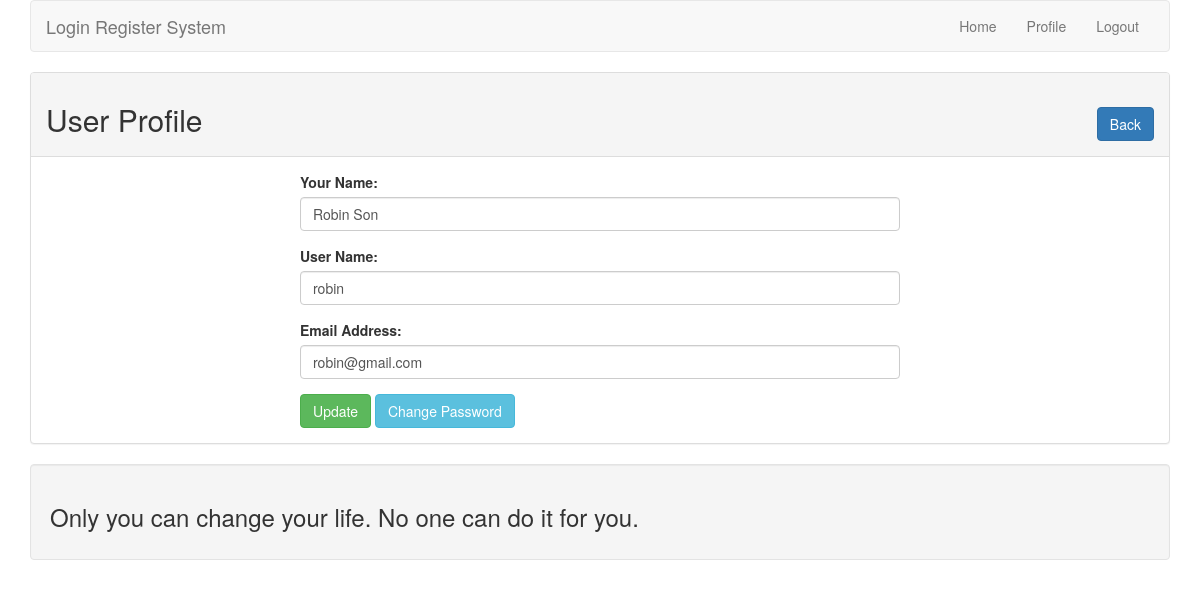
The app's page /lr/profile.php?id=1 (signed in) with its own data.
### tables this page shows
CREATE TABLE `tbl_user` (
  `id` int(11) NOT NULL,
  `name` varchar(255) NOT NULL,
  `username` varchar(255) NOT NULL,
  `email` varchar(255) NOT NULL,
  `password` varchar(255) NOT NULL
);

### lr/lib/User.php (called while the page is built, shortened)
<?php
	include_once 'Session.php';
	include 'Database.php';
class User{
	private $db;
	public function __construct(){
			$this->db = new Database;
	}
	public function getUserById($id){
		$sql = "SELECT * FROM tbl_user WHERE id = :id LIMIT 1 ";
		$query = $this->db->pdo->prepare($sql);
		$query->bindValue(':id',$id);
		$query->execute();
		$result = $query->fetch(PDO::FETCH_OBJ);
		return $result;
	}
}
?>

### lr/lib/Database.php (called while the page is built)
<?php
class Database{
		private $hostdb = "localhost";
		private $userdb = "root";
		private $passdb = "";
		private $namedb = "db_lr";
		public $pdo;
		public function __construct(){
			if (!isset($this->pdo)) {
				try{
					$link = new PDO("mysql:host=".$this->hostdb."; dbname=".$this->namedb,$this->userdb,
						$this->passdb);
					$link->setAttribute(PDO::ATTR_ERRMODE, PDO::ERRMODE_EXCEPTION);
					$link->exec("SET CHARACTER SET utf8");
					$this->pdo = $link;
				}catch(PDOException $e){
					die("Fail to connect with Database".$e->getMessage());
				}
			}
		}
}
?>

### lr/lib/Session.php (called while the page is built, shortened)
<?php
class Session{
	public static function get($key){
		if (isset($_SESSION[$key])) {
			return $_SESSION[$key];
		}else{
			return false;
		}
	}
}
?>

### lr/profile.php (the view, shortened to what this page needs)
<?php
include'lib/User.php';
include'inc/header.php';
?>
<?php
	if (isset($_GET['id'])) {
		$userid = (int)$_GET['id'];
	}
	$user = new User();
?>
	<div class="panel panel-default">
		<div class="panel-heading">
			<h2>User Profile <span class="pull-right"><a class="btn btn-primary" href="index.php">Back</a></span></h2>
		</div>
		<div class="panel-body">
			<div style="max-width: 600px; margin: 0 auto;">
<?php
	$userdata = $user->getUserById($userid);
	if ($userdata) {
?>
				<form action="" method="post">
					<div class="form-group">
						<label for="name">Your Name:</label>
						<input type="text" id="name" name="name" class="form-control"
						 value="<?php echo $userdata->name; ?>"></input>
					</div>
					<div class="form-group">
						<label for="username">User Name:</label>
						<input type="text" id="username" name="username" class="form-control"
						value="<?php echo $userdata->username; ?>"></input>
					</div>
					<div class="form-group">
						<label for="email">Email Address:</label>
						<input type="text" id="email" name="email" class="form-control"
						value="<?php echo $userdata->email; ?>"></input>
					</div>
<?php
	$session_id = Session::get("id");
	if ($userid == $session_id) {
?>
					<button type="submit" name="update" class="btn btn-success">Update</button>
					<a class="btn btn-info" href="changepass.php?id=<?php echo $userid ?>">Change Password</a>
					<?php } ?>
				</form>
			<?php } ?>
			</div>
		</div>
	</div>
<?php include 'inc/footer.php' ?>

### records on screen
tbl_user: name "Robin Son", username "robin", email "robin@gmail.com"
